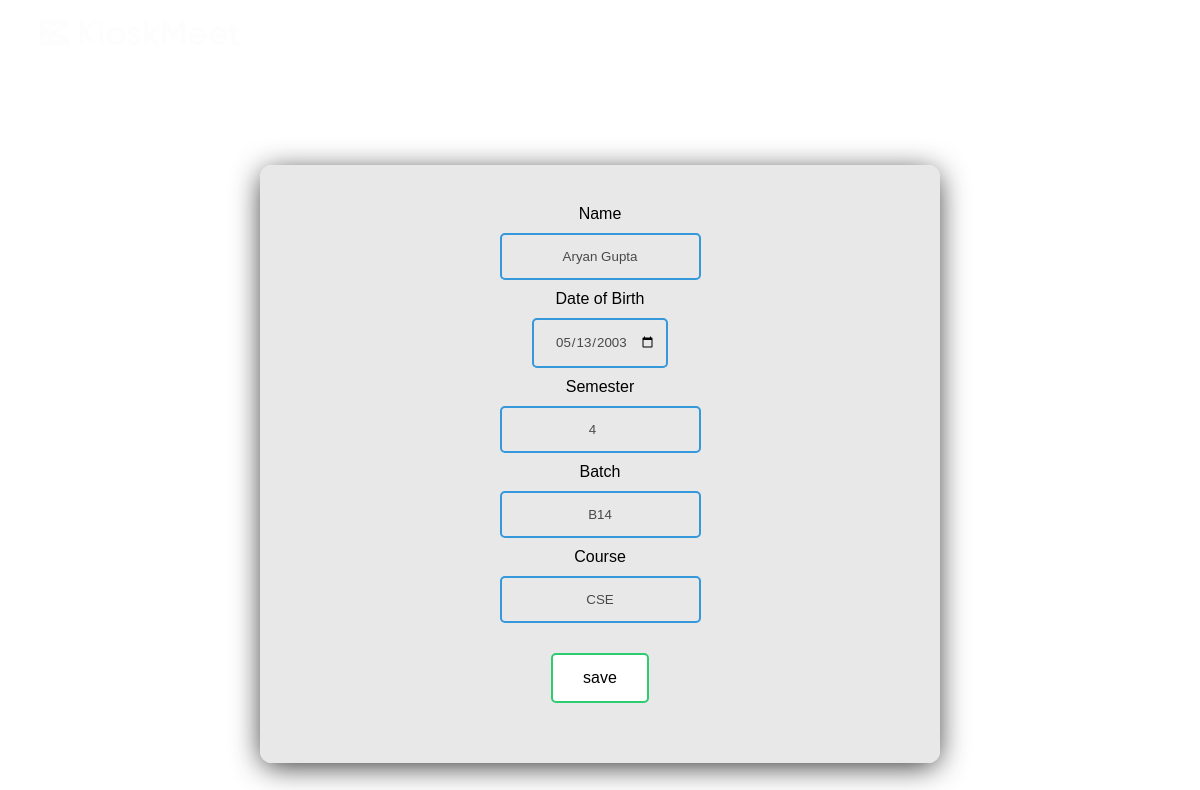
The page /admin/update_student.php?id=1 (signed in) on the database its author committed.
### tables this page shows
CREATE TABLE `student` (
  `id` int(11) NOT NULL,
  `name` varchar(255) DEFAULT NULL,
  `dob` date DEFAULT NULL,
  `semester` int(11) DEFAULT NULL,
  `batch` varchar(5) DEFAULT NULL,
  `course` varchar(255) DEFAULT NULL,
  `password` varchar(255) DEFAULT NULL
);

### admin/update_student.php (the view, shortened to what this page needs)
<?php
include "../partials/sql_connect.php";
?>
<?php
if ($_SERVER["REQUEST_METHOD"] == 'GET') {
    if (!isset($_GET["id"])) {
        header("location: index.php");
        die;
    } else {
        $id = $_GET["id"];
        $res = mysqli_query($conn,"
            select name,dob,semester,batch,course from student where id = '$id'
        ");
        $student = mysqli_fetch_assoc($res);
    }
}
?>
<!DOCTYPE html>
<html lang="en">
<head>
    <link rel="stylesheet" href="admin.css">
</head>
<body style='background-image: url("../bg_gradient.jpg"); background-size: 100%; background-attachment: fixed;'>
<div id="navbar">
        <div id="title">
            <img src="../KioskMeet_Logo_White.png" style="width: 200px;">
            <small style="color: white;float: right;">Admin Panel</small>
        </div>
        <div id="nav-items">
            <div class="nav-item"><a href="/dsw_proj/auth/logout.php">Logout</a></div>
        </div>
    </div>
<div id="table2-wrapper">
    <form action="update_student.php" method="POST">
        Name <br> <input type="text" name="name" id="name" value="<?php echo $student['name']?>">
        <br>
        Date of Birth <br> <input type="date" name="dob" id="" value="<?php echo $student['dob']?>">
        <br>
        Semester <br> <input type="number" name="semester" id="" value="<?php echo $student['semester']?>">
        <br>
        Batch <br> <input type="text" name="batch" id="" value="<?php echo $student['batch']?>">
        <br>
        Course <br> <input type="text" name="course" id="" value="<?php echo $student['course']?>">
        <br>
        <input type="submit" value="save">
    </form>
</div>
</body>
</html>

### admin/admin.css (style rules this page uses)
* { margin: 0; padding: 0; font-family: sans-serif; }
#navbar { background-color: transparent; padding: 20px; display: flex; justify-content: space-between; }
#title { display: flex; padding: 0 20px; }
#title small { margin: 4px 10px; }
#nav-items { display: flex; }
.nav-item { margin: 0 20px; color: white; transition: transform 0.05s ease-out; }
.nav-item a { color: white; text-decoration: none; border: 1px solid white; padding: 10px 15px; }
input[type="submit"] { cursor: pointer; background-color: white; margin: 20px 0; padding: 14px 30px; border-radius: 5px; border: 2px solid #2ecc71; transition: 0.25s; font-size: 16px; }
input[type="number"], input[type="text"], input[type="date"] { margin: 10px; padding: 14px 10px; outline: none; background: none; border: 2px solid #3498db; color: rgb(73, 73, 73); text-align: center; border-radius: 5px; }
#table2-wrapper { text-align: center; padding: 40px; margin-top: 100px; margin-left: auto; margin-right: auto; margin-bottom: 100px; background: #e6e6e6e7; min-height: 220px; max-width: 600px; box-shadow: 0px 5px 30px -3px rgb(37, 37, 37); border-radius: 12px; display: flex; flex-direction: column; justify-content: center; align-items: center; }
a { text-decoration: none; color:rgb(37, 37, 37) }

### rows shown on the page
student: name "Aryan Gupta", dob "05/13/2003", semester "4", batch "B14", course "CSE"
